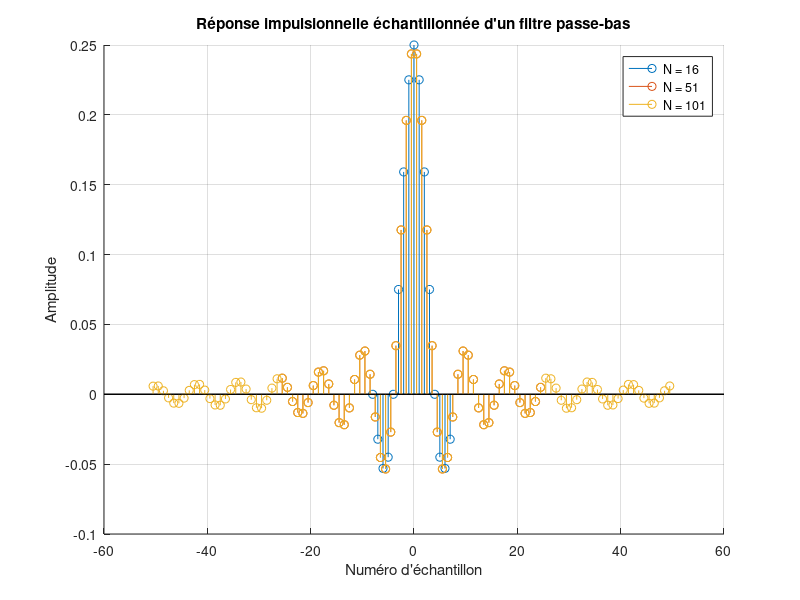
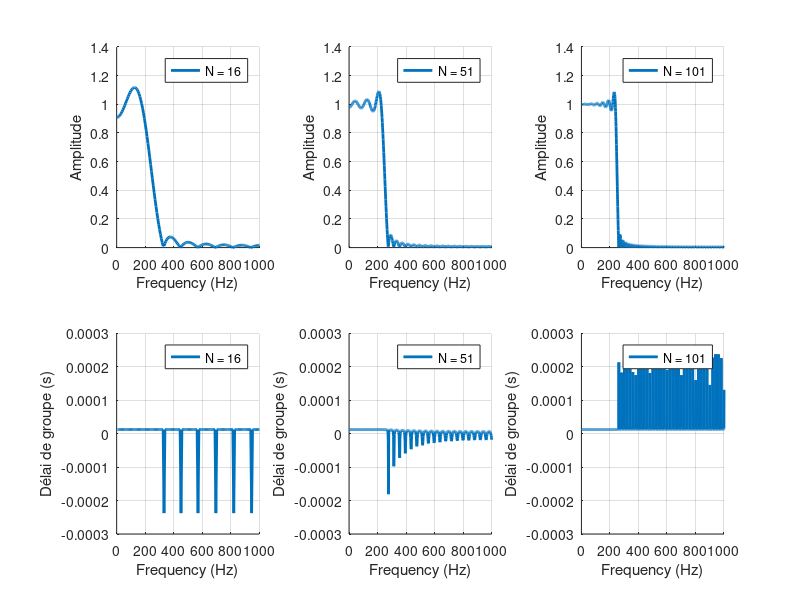

Here is the MATLAB script that generated these plots, in order:
clear; close all;
%pkg load signal; % Pour GNU Octave

% Paramètres du filtre
Fc = 250; % Fréquence de coupure en Hz
Fe = 2000; % Fréquence d'échantillonnage en Hz
wc = 2*pi*Fc/Fe; % Fréquence normalisée

%% Réponse impulsionnelle en fonction du nombre de points

% Différentes valeurs de N
N_values = [16, 51, 101];
colors = ['r', 'g', 'b', 'k']; % Couleurs pour chaque courbe

figure(1); clf;hold on;
for i = 1:length(N_values)
    N = N_values(i);
    n = -N/2:N/2-1;
    h = 2*Fc/Fe*sinc(2*n*Fc/Fe);
    stem(n, h, 'DisplayName', ['N = ' num2str(N)]);
end
legend
grid on;
title('Réponse impulsionnelle échantillonnée d''un filtre passe-bas');
xlabel('Numéro d''échantillon');
ylabel('Amplitude');
hold off;

%% Spectre fréquentiel (amplitude et phase) en fonction du nombre de points

figure(2); clf;
for i = 1:length(N_values)
    N = N_values(i);
    NB = N*20;
    if mod(N,2)==0
        n=-N/2:N/2-1;
    else
        n=-(N-1)/2:(N-1)/2-1;
    end
    h = 2*Fc/Fe*sinc(2*n*Fc/Fe);
    H = fft(h, NB);
    wc = linspace(0, 1, NB);
    f = wc*Fe;

    % Amplitude
    subplot(2,length(N_values),i);hold on;
	plot(f, abs(H), 'linewidth', 2, 'DisplayName', ['N = ' num2str(N)]);
    xlabel('Frequency (Hz)');
    ylabel('Amplitude');
    xlim([0,Fe/2]);
    legend
    grid on;
    hold off;

    % Délai de groupe
    subplot(2,length(N_values),i+length(N_values));hold on;
    % plot(f, unwrap(angle(H)));xlim([0,Fe/2]);
    plot(f(2:end), -diff(unwrap(angle(H)))/(2*pi*Fe), 'linewidth', 2, 'DisplayName', ['N = ' num2str(N)]);
    xlabel('Frequency (Hz)');
    ylabel('Délai de groupe (s)');
	%xlim([0,Fc]);
    xlim([0,Fe/2]);
    ylim([-3,3]*1e-4);
    legend
    grid on;
    hold off;
end
